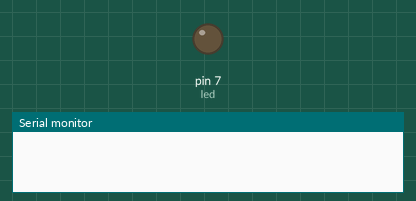
The sketch below on a simulated Arduino Uno, built for the host (arithmetic inside an expression is 32-bit, double 64-bit). On the bench: output pins drawn as LEDs (lit = HIGH), the last lines printed to the serial monitor. WiFi joins after 1.5 s; servers stay silent unless stated; uploads are accepted with an empty reply. At 4.4 s the program stops and its outputs stay as they are.

Above: at 0.0 s.
At 2.8 s:
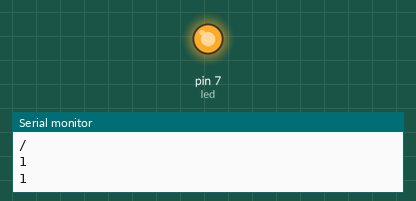
Timing chart, 0 to 4.9 s (numbered marks = the images above):
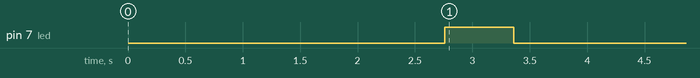

Measured:
- by itself, pin 7 (led): LOW → HIGH at 2.8 s, → LOW 0.60 s later

The sketch:

MeuWebClient2.ino
```cpp
#include <SPI.h>
#include <Ethernet.h>

int led = 7;
int vrecebido = -2;

byte mac[] = { 0xDE, 0xAD, 0xBE, 0xEF, 0xFE, 0xED };
// if you don't want to use DNS (and reduce your sketch size)
// use the numeric IP instead of the name for the server:
//IPAddress server(31,220,104,115);  // numeric IP for Google (no DNS)
char server[] = "minhaautomacao.hol.es";    // name address for Google (using DNS)

// Set the static IP address to use if the DHCP fails to assign
IPAddress ip(192,168,1,100);

// Initialize the Ethernet client library
// with the IP address and port of the server
// that you want to connect to (port 80 is default for HTTP):
EthernetClient client;

void setup() {

  pinMode(led, OUTPUT);

  // Open serial communications and wait for port to open:
  Serial.begin(9600);

  // start the Ethernet connection:
  if (Ethernet.begin(mac) == 0) {
    Serial.println("Failed to configure Ethernet using DHCP");
    // try to congifure using IP address instead of DHCP:
    Ethernet.begin(mac, ip);
  }
  // give the Ethernet shield a second to initialize:
  delay(1000);
  Serial.println("connecting...");

  // if you get a connection, report back via serial:
  if (client.connect(server, 80)) {
    Serial.println("connected");
    // Make a HTTP request:
    client.println("GET /controller/estado.php HTTP/1.1");
    client.println("User-Agent: Arduino"); // nome do agente
    client.println("Accept: text/html");
    client.println("Host: minhaautomacao.hol.es/");
    client.println("Connection: close");
    client.println();
  } else {
    // if you didn't get a connection to the server:
    Serial.println("connection failed");
  }
}

void loop() {
  // if there are incoming bytes available
  // from the server, read them and print them:
  // String DatEth;
   client.println("GET /controller/estado.php HTTP/1.1");
   client.println();

  if (client.available()) {
    char c = client.read();
    Serial.println(c);
    vrecebido=c;
    //DatEth.concat(c);
    //if(DatEth.endsWith("/controle.php?valor=1")) {vrecebido = 1; Serial.println(vrecebido);}
    //if(DatEth.endsWith("/controle.php?valor=0")) {vrecebido = 0; Serial.println(vrecebido);}
    }


 if(vrecebido>0){
    if(vrecebido== '1'){
    digitalWrite(led,HIGH);
    Serial.print(HIGH);
    delay(300);
}else if(vrecebido== '0'){
    digitalWrite(led, LOW);
    Serial.print(LOW);
    delay(300);
}
vrecebido=-2;
  // if the server's disconnected, stop the client:
  if (!client.connected()) {
    Serial.println();
    Serial.println("disconnecting.");
    client.stop();

    // do nothing forevermore:
    while (true);
  }
}}
```
